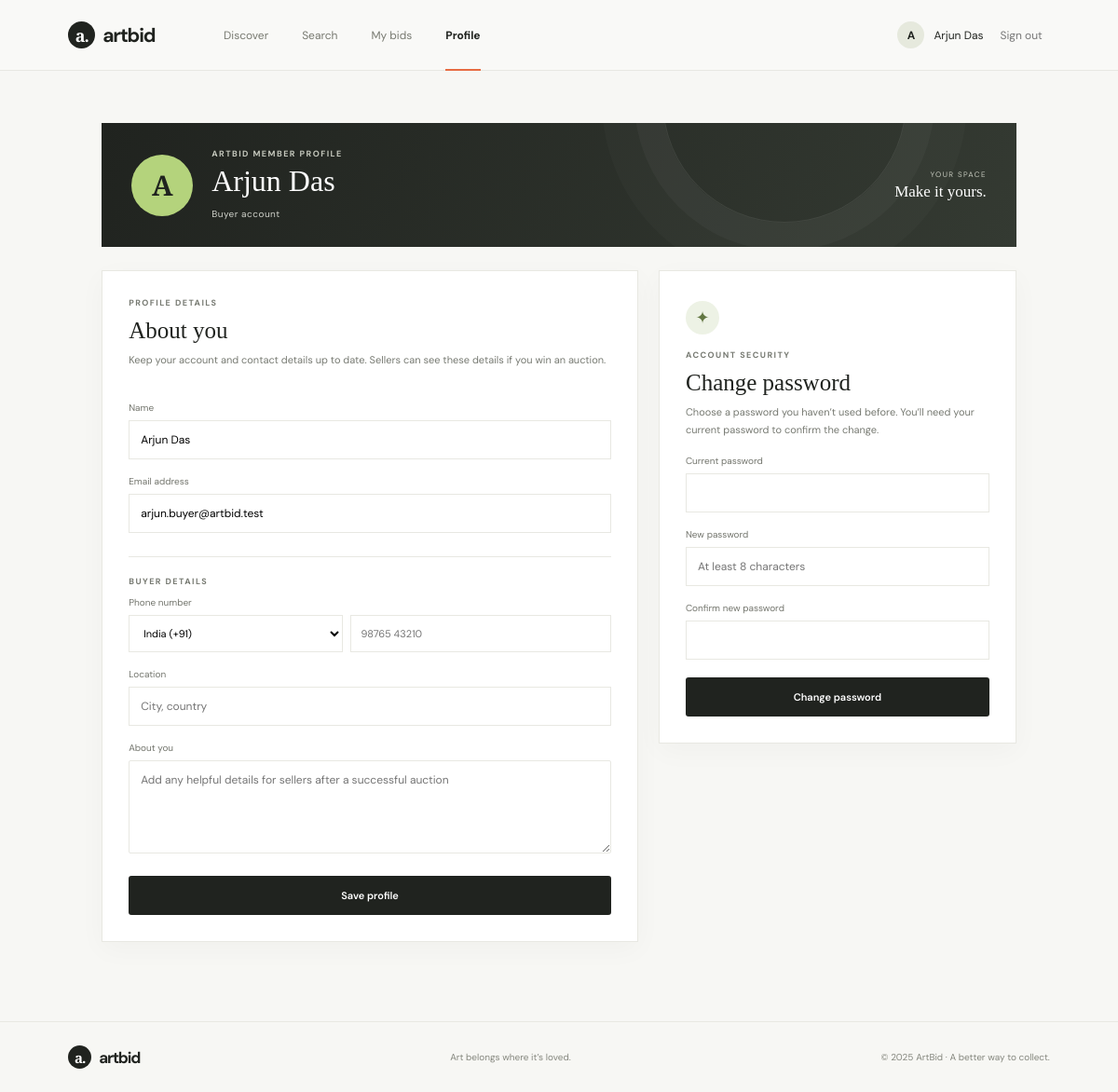
Before: /?view=profile (signed in) with the older database file.
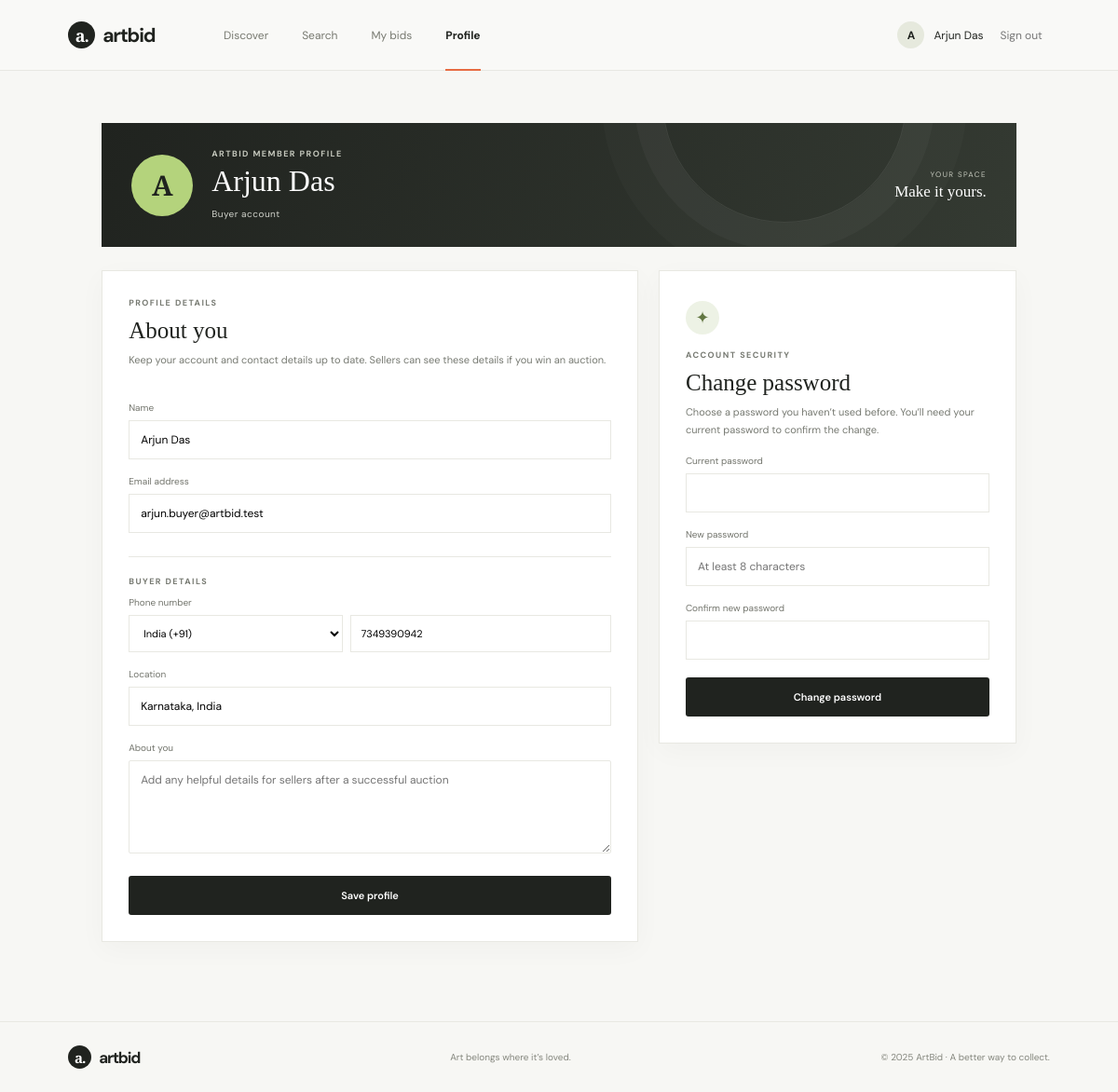
After: the same page with the newer database file.
### tables this page shows
CREATE TABLE `users` (
  `id` int(10) unsigned NOT NULL AUTO_INCREMENT,
  `name` varchar(120) NOT NULL,
  `email` varchar(190) NOT NULL,
  `password` varchar(255) NOT NULL,
  `role` enum('Seller','Buyer') NOT NULL DEFAULT 'Buyer',
  `phone` varchar(32) DEFAULT NULL,
  `location` varchar(160) DEFAULT NULL,
  `bio` text DEFAULT NULL,
  `created_at` timestamp NOT NULL DEFAULT current_timestamp(),
  `upi_id` varchar(100) DEFAULT NULL,
  PRIMARY KEY (`id`),
  UNIQUE KEY `email` (`email`)
);

### includes/data.php (called while the page is built, shortened)
<?php
$view = $_GET['view'] ?? 'discover';
$selected = isset($_GET['artwork']) ? (int) $_GET['artwork'] : 0;
if ($pdo) {
    if ($me) {
        $q = $pdo->prepare('SELECT id, name, email, role, phone, location, bio, upi_id FROM users WHERE id = ?');
        $q->execute([$me['id']]);
        $profile = $q->fetch(PDO::FETCH_ASSOC) ?: null;
    }
}

### includes/helpers.php (called while the page is built, shortened)
<?php
function e($s){return htmlspecialchars((string)$s,ENT_QUOTES,'UTF-8');}
function phone_country_codes(){return ['India'=>'+91','United States'=>'+1','Canada'=>'+1','United Kingdom'=>'+44','Australia'=>'+61','New Zealand'=>'+64','Singapore'=>'+65','United Arab Emirates'=>'+971','Saudi Arabia'=>'+966','Pakistan'=>'+92','Bangladesh'=>'+880','Sri Lanka'=>'+94','Nepal'=>'+977','China'=>'+86','Japan'=>'+81','South Korea'=>'+82','Germany'=>'+49','France'=>'+33','Italy'=>'+39','Spain'=>'+34','Netherlands'=>'+31','Switzerland'=>'+41','Sweden'=>'+46','Norway'=>'+47','Denmark'=>'+45','Ireland'=>'+353','South Africa'=>'+27','Brazil'=>'+55','Mexico'=>'+52','Indonesia'=>'+62','Malaysia'=>'+60','Philippines'=>'+63','Thailand'=>'+66'];}

### views/profile.php (the view, shortened to what this page needs)
<?php if($view==='profile'&&$me&&$profile):?>
<?php
$phoneCodes=phone_country_codes();
$storedPhone=trim($profile['phone']??'');
$selectedPhoneCode='+91';
foreach($phoneCodes as $code){if(str_starts_with($storedPhone,$code)){ $selectedPhoneCode=$code; $storedPhone=trim(substr($storedPhone,strlen($code))); break; }}
?>
<section class="dashboard profile-page">
 <div class="profile-hero">
  <div class="profile-avatar"><?=e(strtoupper(substr($profile['name'],0,1)))?></div>
  <div class="profile-identity"><div class="eyebrow">ARTBID MEMBER PROFILE</div><h1><?=e($profile['name'])?></h1><span class="profile-role"><?=e($profile['role'])?> account</span></div>
  <div class="profile-hero-note"><span>YOUR SPACE</span><b>Make it yours.</b></div>
 </div>
 <div class="profile-grid">
  <form class="profile-form profile-details-form" method="post"><?=csrf_field()?>
   <div class="eyebrow">PROFILE DETAILS</div><h2>About you</h2><p class="form-intro">Keep your account and contact details up to date. Sellers can see these details if you win an auction.</p>
   <label for="profile-name">Name</label><input id="profile-name" name="name" maxlength="120" value="<?=e($profile['name'])?>" required>
   <label for="profile-email">Email address</label><input id="profile-email" name="email" type="email" maxlength="190" value="<?=e($profile['email'])?>" required>
   <div class="profile-divider"></div><div class="eyebrow"><?=$profile['role']==='Seller'?'SELLER DETAILS':'BUYER DETAILS'?></div>
   <label for="profile-phone">Phone number</label><div class="phone-field"><select name="phone_country_code" aria-label="Country calling code"><?php foreach($phoneCodes as $country=>$code):?><option value="<?=e($code)?>" <?=$selectedPhoneCode===$code?'selected':''?>><?=e($country)?> (<?=e($code)?>)</option><?php endforeach;?></select><input id="profile-phone" name="phone_number" type="tel" maxlength="24" autocomplete="tel-national" value="<?=e($storedPhone)?>" placeholder="98765 43210"></div>
   <label for="profile-location">Location</label><input id="profile-location" name="location" maxlength="160" autocomplete="address-level2" value="<?=e($profile['location']??'')?>" placeholder="City, country">
   <label for="profile-bio"><?=$profile['role']==='Seller'?'About your work':'About you'?></label><textarea id="profile-bio" name="bio" rows="4" maxlength="1000" placeholder="<?=$profile['role']==='Seller'?'Your artistic practice, materials, or background':'Add any helpful details for sellers after a successful auction'?>"><?=e($profile['bio']??'')?></textarea>
   <button class="btn btn-dark full">Save profile</button>
  </form>
  <form class="profile-form password-form" method="post"><?=csrf_field()?>
   <div class="password-icon" aria-hidden="true">✦</div><input type="hidden" name="action" value="change_password">
   <div class="eyebrow">ACCOUNT SECURITY</div><h2>Change password</h2><p class="form-intro">Choose a password you haven’t used before. You’ll need your current password to confirm the change.</p>
   <label for="current-password">Current password</label><input id="current-password" name="current_password" type="password" autocomplete="current-password" required>
   <label for="new-password">New password</label><input id="new-password" name="new_password" type="password" minlength="8" autocomplete="new-password" placeholder="At least 8 characters" required>
   <label for="confirm-password">Confirm new password</label><input id="confirm-password" name="confirm_password" type="password" minlength="8" autocomplete="new-password" required>
   <button class="btn btn-dark full">Change password</button>
  </form>
 </div>
</section>
<?php endif;?>

### views/header.php (shortened to what this page needs)
<!doctype html><html lang="en"><head><link rel="stylesheet" href="assets/css/style.css?v=20261115-12"></head><body>
<header class="top"><a class="brand" href="index.php"><span class="brand-mark">a.</span> artbid</a><nav><a class="<?= $view==='discover'?'active':'' ?>" href="index.php">Discover</a><a class="<?= $view==='search'?'active':'' ?>" href="?view=search">Search</a><?php if($me && $me["role"]==="Buyer"):?><a href="?view=dashboard">My bids</a><?php elseif($me):?><a href="?view=seller">Seller studio</a><?php endif;?><?php if($me):?><a class="<?= $view==='profile'?'active':'' ?>" href="?view=profile">Profile</a><?php endif;?></nav><div class="account"><?php if($me):?><span class="avatar"><?=e(strtoupper(substr($me['name'],0,1)))?></span><span class="account-name"><?=e($me['name'])?></span><form method="post"><?=csrf_field()?><input type="hidden" name="action" value="logout"><button class="text-btn">Sign out</button></form><?php else:?><button class="btn btn-dark" onclick="document.querySelector('#auth').showModal()">Sign in</button><?php endif;?></div></header>
<main>

### index.php (shortened to what this page needs)
<?php
require __DIR__ . '/includes/database.php';
require __DIR__ . '/includes/helpers.php';
$me = $_SESSION['user'] ?? null;
require __DIR__ . '/includes/data.php';
require __DIR__ . '/views/header.php';
if (!$selected && $view === 'profile' && $me) require __DIR__ . '/views/profile.php';
require __DIR__ . '/views/footer.php';

### views/footer.php (shortened to what this page needs)
</main><footer><a class="brand" href="index.php"><span class="brand-mark">a.</span> artbid</a><span>Art belongs where it’s loved.</span><span>© 2025 ArtBid · A better way to collect.</span></footer>
<script src="assets/js/qrcode.min.js?v=20261115-1"></script><script src="assets/js/app.js?v=20261115-6"></script></body></html>

Changed rows visible on the page:
changed users "Arjun Das": phone_number (not shown) → "7349390942"; location (not shown) → "Karnataka, India"
